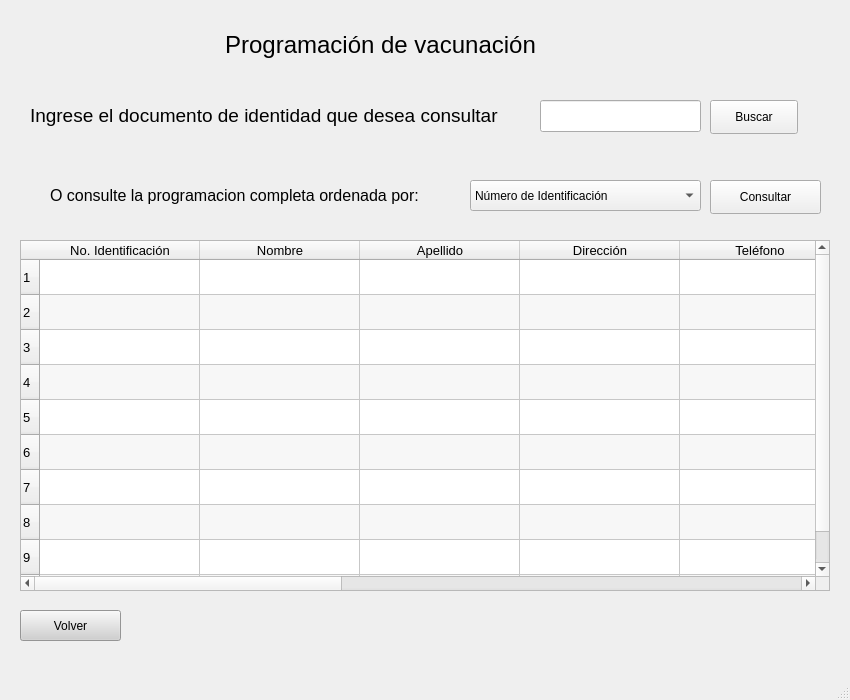
<?xml version="1.0" encoding="UTF-8"?>
<ui version="4.0">
 <class>ConsultaProgramacion</class>
 <widget class="QMainWindow" name="ConsultaProgramacion">
  <property name="geometry">
   <rect>
    <x>0</x>
    <y>0</y>
    <width>850</width>
    <height>700</height>
   </rect>
  </property>
  <property name="windowTitle">
   <string>MainWindow</string>
  </property>
  <widget class="QWidget" name="centralwidget">
   <widget class="QLabel" name="label">
    <property name="geometry">
     <rect>
      <x>210</x>
      <y>20</y>
      <width>341</width>
      <height>51</height>
     </rect>
    </property>
    <property name="text">
     <string>&lt;html&gt;&lt;head/&gt;&lt;body&gt;&lt;p align=&quot;center&quot;&gt;&lt;span style=&quot; font-size:18pt;&quot;&gt;Programación de vacunación&lt;/span&gt;&lt;/p&gt;&lt;/body&gt;&lt;/html&gt;</string>
    </property>
   </widget>
   <widget class="QLabel" name="label_2">
    <property name="geometry">
     <rect>
      <x>30</x>
      <y>100</y>
      <width>511</width>
      <height>31</height>
     </rect>
    </property>
    <property name="text">
     <string>&lt;html&gt;&lt;head/&gt;&lt;body&gt;&lt;p&gt;&lt;span style=&quot; font-size:14pt;&quot;&gt;Ingrese el documento de identidad que desea consultar&lt;/span&gt;&lt;/p&gt;&lt;/body&gt;&lt;/html&gt;</string>
    </property>
   </widget>
   <widget class="QTableWidget" name="tableWidget">
    <property name="geometry">
     <rect>
      <x>20</x>
      <y>240</y>
      <width>810</width>
      <height>351</height>
     </rect>
    </property>
    <property name="sizePolicy">
     <sizepolicy hsizetype="Expanding" vsizetype="Expanding">
      <horstretch>0</horstretch>
      <verstretch>0</verstretch>
     </sizepolicy>
    </property>
    <property name="font">
     <font>
      <family>Arial</family>
      <pointsize>10</pointsize>
      <weight>50</weight>
      <bold>false</bold>
     </font>
    </property>
    <property name="alternatingRowColors">
     <bool>true</bool>
    </property>
    <property name="showGrid">
     <bool>true</bool>
    </property>
    <property name="sortingEnabled">
     <bool>false</bool>
    </property>
    <property name="wordWrap">
     <bool>true</bool>
    </property>
    <property name="cornerButtonEnabled">
     <bool>true</bool>
    </property>
    <attribute name="horizontalHeaderCascadingSectionResizes">
     <bool>false</bool>
    </attribute>
    <attribute name="horizontalHeaderMinimumSectionSize">
     <number>40</number>
    </attribute>
    <attribute name="horizontalHeaderDefaultSectionSize">
     <number>160</number>
    </attribute>
    <attribute name="verticalHeaderDefaultSectionSize">
     <number>35</number>
    </attribute>
    <row>
     <property name="text">
      <string>1</string>
     </property>
    </row>
    <row>
     <property name="text">
      <string>2</string>
     </property>
    </row>
    <row>
     <property name="text">
      <string>3</string>
     </property>
    </row>
    <row>
     <property name="text">
      <string>4</string>
     </property>
    </row>
    <row>
     <property name="text">
      <string>5</string>
     </property>
    </row>
    <row>
     <property name="text">
      <string>6</string>
     </property>
    </row>
    <row>
     <property name="text">
      <string>7</string>
     </property>
    </row>
    <row>
     <property name="text">
      <string>8</string>
     </property>
    </row>
    <row>
     <property name="text">
      <string>9</string>
     </property>
    </row>
    <row>
     <property name="text">
      <string>10</string>
     </property>
    </row>
    <column>
     <property name="text">
      <string>No. Identificación</string>
     </property>
    </column>
    <column>
     <property name="text">
      <string>Nombre</string>
     </property>
    </column>
    <column>
     <property name="text">
      <string>Apellido</string>
     </property>
    </column>
    <column>
     <property name="text">
      <string>Dirección</string>
     </property>
    </column>
    <column>
     <property name="text">
      <string>Teléfono</string>
     </property>
    </column>
    <column>
     <property name="text">
      <string>Correo</string>
     </property>
    </column>
    <column>
     <property name="text">
      <string>Fecha Programada</string>
     </property>
    </column>
    <column>
     <property name="text">
      <string>Hora programada</string>
     </property>
    </column>
    <column>
     <property name="text">
      <string>Número de lote de vacuna</string>
     </property>
    </column>
    <column>
     <property name="text">
      <string>Fabricante de la vacuna</string>
     </property>
    </column>
   </widget>
   <widget class="QPushButton" name="buttonAtras">
    <property name="geometry">
     <rect>
      <x>20</x>
      <y>610</y>
      <width>101</width>
      <height>31</height>
     </rect>
    </property>
    <property name="styleSheet">
     <string notr="true">background-color: rgb(208, 208, 208);</string>
    </property>
    <property name="text">
     <string>Volver</string>
    </property>
   </widget>
   <widget class="QLabel" name="mensaje">
    <property name="geometry">
     <rect>
      <x>170</x>
      <y>610</y>
      <width>541</width>
      <height>31</height>
     </rect>
    </property>
    <property name="text">
     <string>&lt;html&gt;&lt;head/&gt;&lt;body&gt;&lt;p align=&quot;center&quot;&gt;&lt;br/&gt;&lt;/p&gt;&lt;/body&gt;&lt;/html&gt;</string>
    </property>
   </widget>
   <widget class="QLineEdit" name="noId">
    <property name="geometry">
     <rect>
      <x>540</x>
      <y>100</y>
      <width>161</width>
      <height>32</height>
     </rect>
    </property>
   </widget>
   <widget class="QPushButton" name="btnBuscar">
    <property name="geometry">
     <rect>
      <x>710</x>
      <y>100</y>
      <width>88</width>
      <height>34</height>
     </rect>
    </property>
    <property name="text">
     <string>Buscar</string>
    </property>
   </widget>
   <widget class="QPushButton" name="btnConsultaCompleta">
    <property name="geometry">
     <rect>
      <x>710</x>
      <y>180</y>
      <width>111</width>
      <height>34</height>
     </rect>
    </property>
    <property name="text">
     <string>Consultar</string>
    </property>
   </widget>
   <widget class="QComboBox" name="campoConsulta">
    <property name="geometry">
     <rect>
      <x>470</x>
      <y>180</y>
      <width>231</width>
      <height>31</height>
     </rect>
    </property>
    <item>
     <property name="text">
      <string>Número de Identificación</string>
     </property>
    </item>
    <item>
     <property name="text">
      <string>Nombre</string>
     </property>
    </item>
    <item>
     <property name="text">
      <string>Apellido</string>
     </property>
    </item>
    <item>
     <property name="text">
      <string>Dirección</string>
     </property>
    </item>
    <item>
     <property name="text">
      <string>Teléfono</string>
     </property>
    </item>
    <item>
     <property name="text">
      <string>Correo</string>
     </property>
    </item>
    <item>
     <property name="text">
      <string>Fecha Programada</string>
     </property>
    </item>
    <item>
     <property name="text">
      <string>Hora Programada</string>
     </property>
    </item>
    <item>
     <property name="text">
      <string>Número de lote</string>
     </property>
    </item>
    <item>
     <property name="text">
      <string>Fabricante</string>
     </property>
    </item>
   </widget>
   <widget class="QLabel" name="label_4">
    <property name="geometry">
     <rect>
      <x>50</x>
      <y>180</y>
      <width>411</width>
      <height>31</height>
     </rect>
    </property>
    <property name="font">
     <font>
      <pointsize>12</pointsize>
     </font>
    </property>
    <property name="text">
     <string>&lt;html&gt;&lt;head/&gt;&lt;body&gt;&lt;p&gt;O consulte la programacion completa ordenada por:&lt;/p&gt;&lt;/body&gt;&lt;/html&gt;</string>
    </property>
   </widget>
  </widget>
  <widget class="QStatusBar" name="statusbar"/>
 </widget>
 <resources/>
 <connections/>
</ui>
